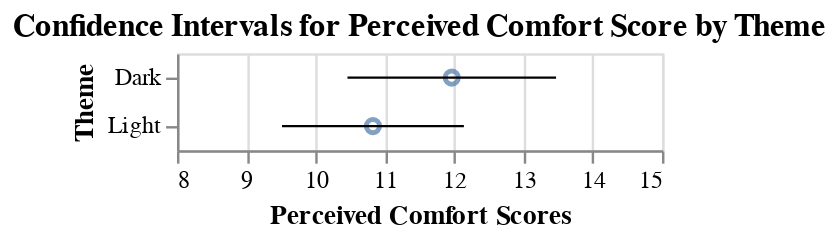

Source (notebook cell):
### Code cell
pts = alt.Chart(intervalsComfort).mark_point().encode(
    x=alt.X("Mean", scale=alt.Scale(domain=[8, 15])),
    y="Theme"
).properties(width=200)

error_bars = alt.Chart(intervalsComfort,title="Confidence Intervals for Perceived Comfort Score by Theme").mark_errorbar().encode(
    y=alt.Y("Theme",title="Theme"),
    x=alt.X("lower", title="Perceived Comfort Scores", scale=alt.Scale(domain=[8, 15])),
    x2="upper"
)

pts+error_bars

### Figure 1 — Vega-Lite specification as saved in the notebook (floating-point values rounded to 4 significant figures)
{"config": {"view": {"continuousWidth": 400, "continuousHeight": 300}}, "layer": [{"mark": "point", "encoding": {"x": {"field": "Mean", "scale": {"domain": [8, 15]}, "type": "quantitative"}, "y": {"field": "Theme", "type": "nominal"}}, "width": 200}, {"mark": "errorbar", "encoding": {"x": {"field": "lower", "scale": {"domain": [8, 15]}, "title": "Perceived Comfort Scores", "type": "quantitative"}, "x2": {"field": "upper"}, "y": {"field": "Theme", "title": "Theme", "type": "nominal"}}, "title": "Confidence Intervals for Perceived Comfort Score by Theme"}], "data": {"name": "data-98af49deda402e8f870adad546bd4c3b"}, "$schema": "https://vega.github.io/schema/vega-lite/v4.17.0.json", "datasets": {"data-98af49deda402e8f870adad546bd4c3b": [{"Theme": "Light", "Mean": 10.83, "lower": 9.515, "upper": 12.14}, {"Theme": "Dark", "Mean": 11.97, "lower": 10.46, "upper": 13.47}]}}
